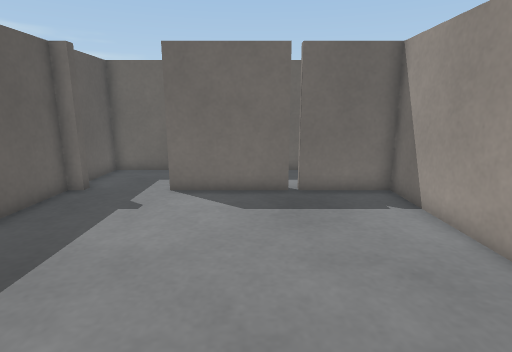
[1] (above)

12 first-person views from a walk through a world built for the Gazebo simulator. The camera is 0.72 m above the floor, tilts 12° down and sees 80° across. The floor is counted in squares, 0.25 m on a side. Each view is taken from the middle of a square. On the plan, view 1 faces up. The plan holds only what a view shows up to about 20 squares ahead; the rest is blank. The place goes on beyond the plan.

[2]
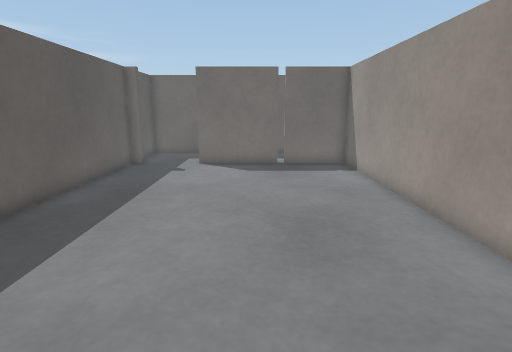

[3]
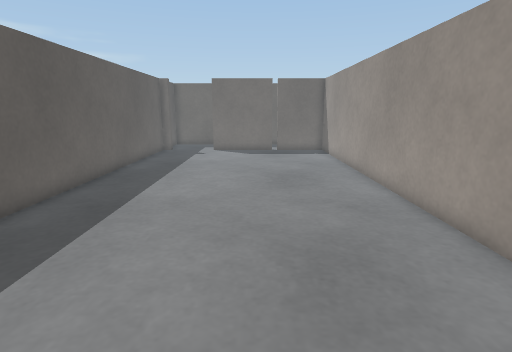

[4]
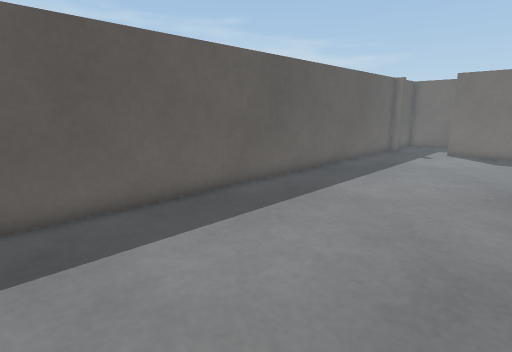

[5]
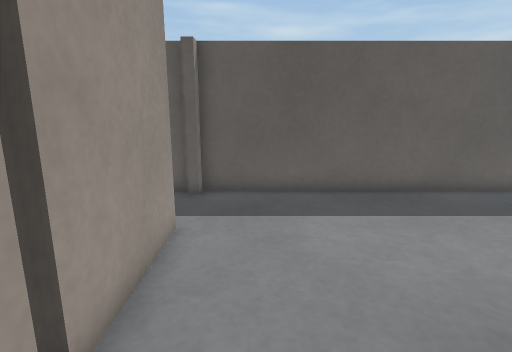

[6]
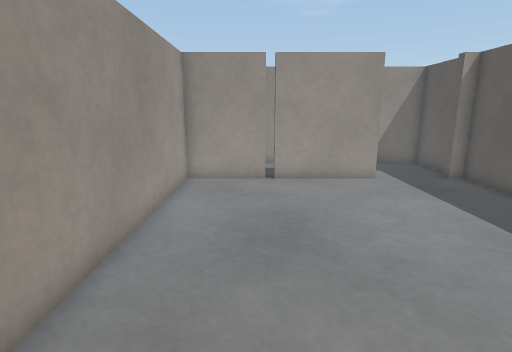

[7]
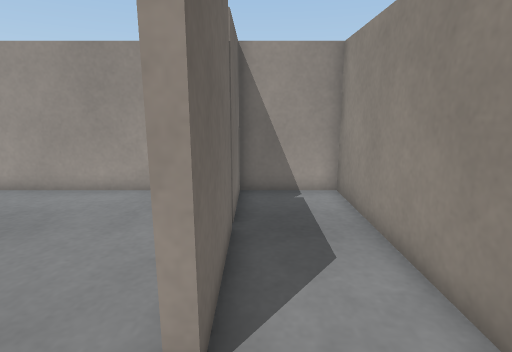

[8]
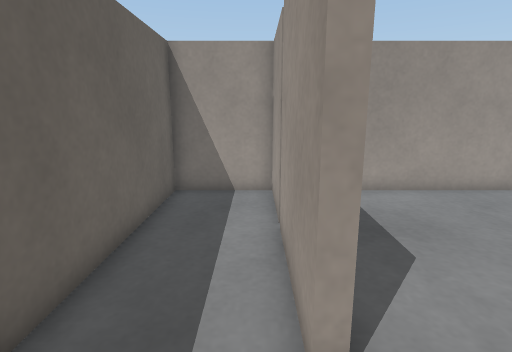

[9]
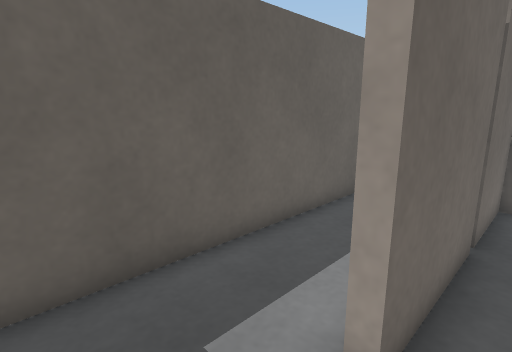

[10]
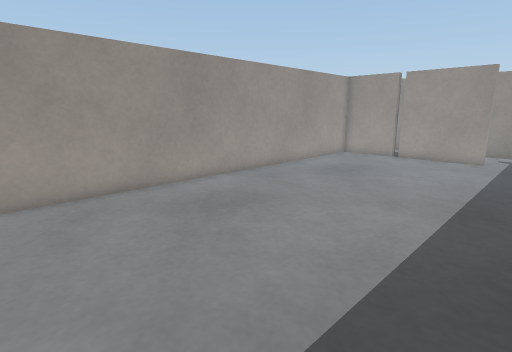

[11]
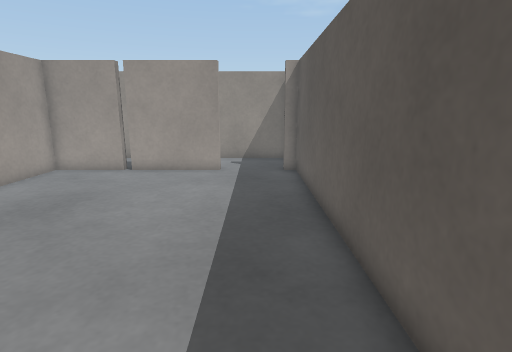

[12]
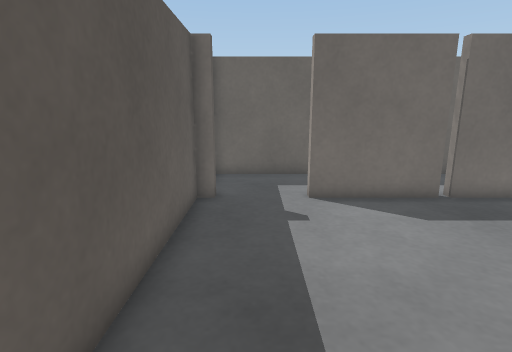

### Floor plan
Ten units are one square. View 1 is at (0, 0); x grows to the right and y downward. Boxes are objects, and circles mark ways between rooms. Rooms are numbered by the first view taken in them; rooms with no view inside come last. Other rooms are left out.
<svg viewBox="-75 -155 130 330">
<path fill="none" stroke="#000" d="M-32 130 12 130M12 -110 -32 -110 -32 -114M16 130 50 130 50 -110 16 -110M-70 -110 -70 130M-64 -115 -64 -110M12 134 -32 134 -32 130M-64 130 -64 135M-70 135 -70 170 50 170 50 134 16 134M-32 -114 12 -114M16 -114 50 -114 50 -150 -70 -150 -70 -124"/>
<circle cx="-50" cy="130" r="3" fill="#2a7"/>
<circle cx="10" cy="130" r="3" fill="#2a7"/>
<circle cx="-50" cy="-110" r="3" fill="#2a7"/>
<circle cx="10" cy="-110" r="3" fill="#2a7"/>
<text x="-10" y="10">1</text>
<text x="-10" y="150">2</text>
<text x="-10" y="-130">3</text>
</svg>
Room 1 opens to room 2. Room 1 opens to room 3.

Where each view was taken, in squares from view 1:
view 1: 0 up, 0 right, facing up
view 2: 6 down, 0 right, facing up
view 3: 12 down, 0 right, facing up
view 4: 12 down, 2 right, facing up-left
view 5: 11 down, 4 right, facing left
view 6: 0 up, 2 right, facing down
view 7: 14 down, 6 left, facing right
view 8: 12 up, 6 left, facing right
view 9: 10 up, 6 left, facing up-right
view 10: 7 up, 6 left, facing down-right
view 11: 2 up, 5 left, facing down
view 12: 1 up, 5 left, facing up
